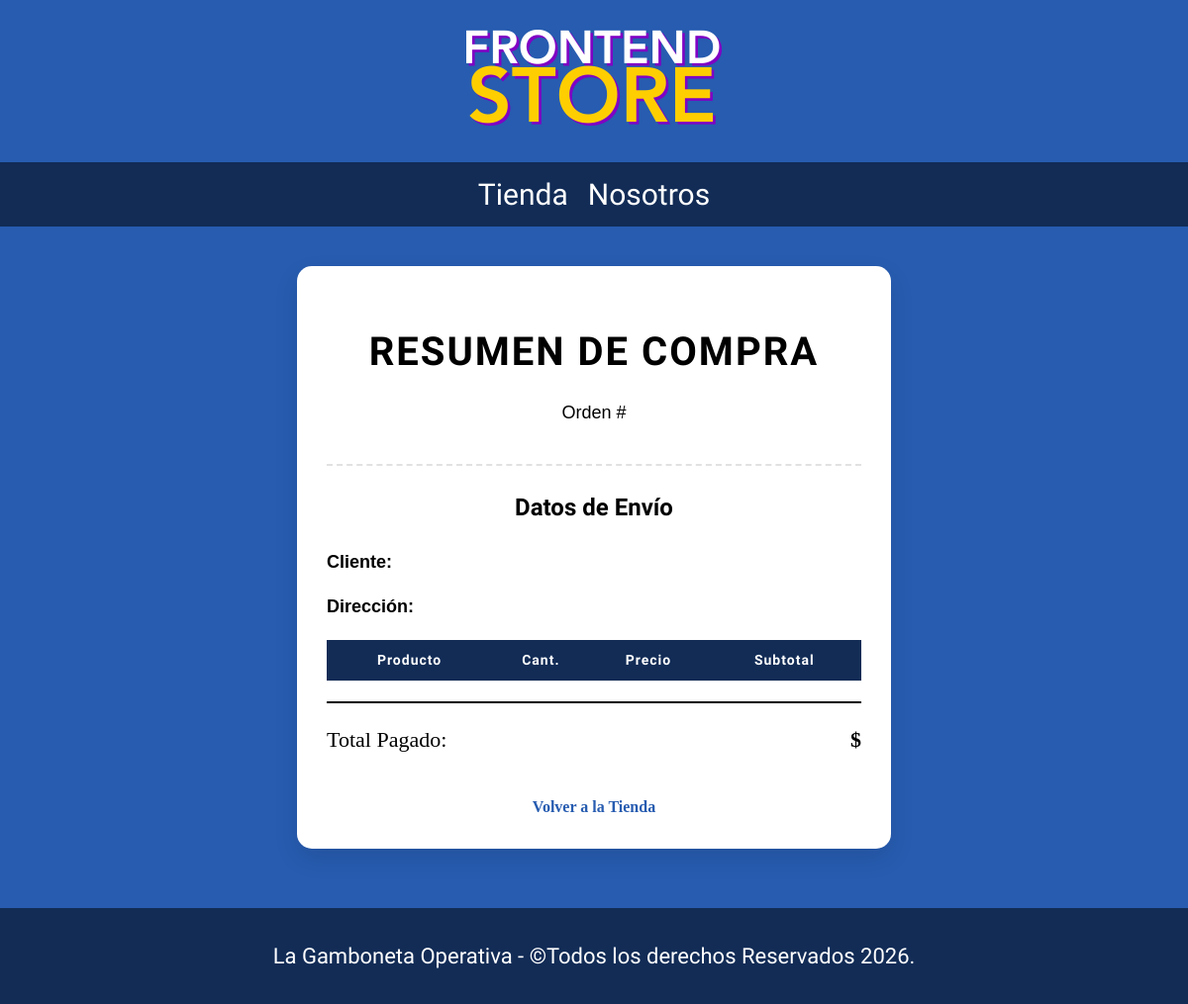
Page /mis-compras/15 on the earlier database version.
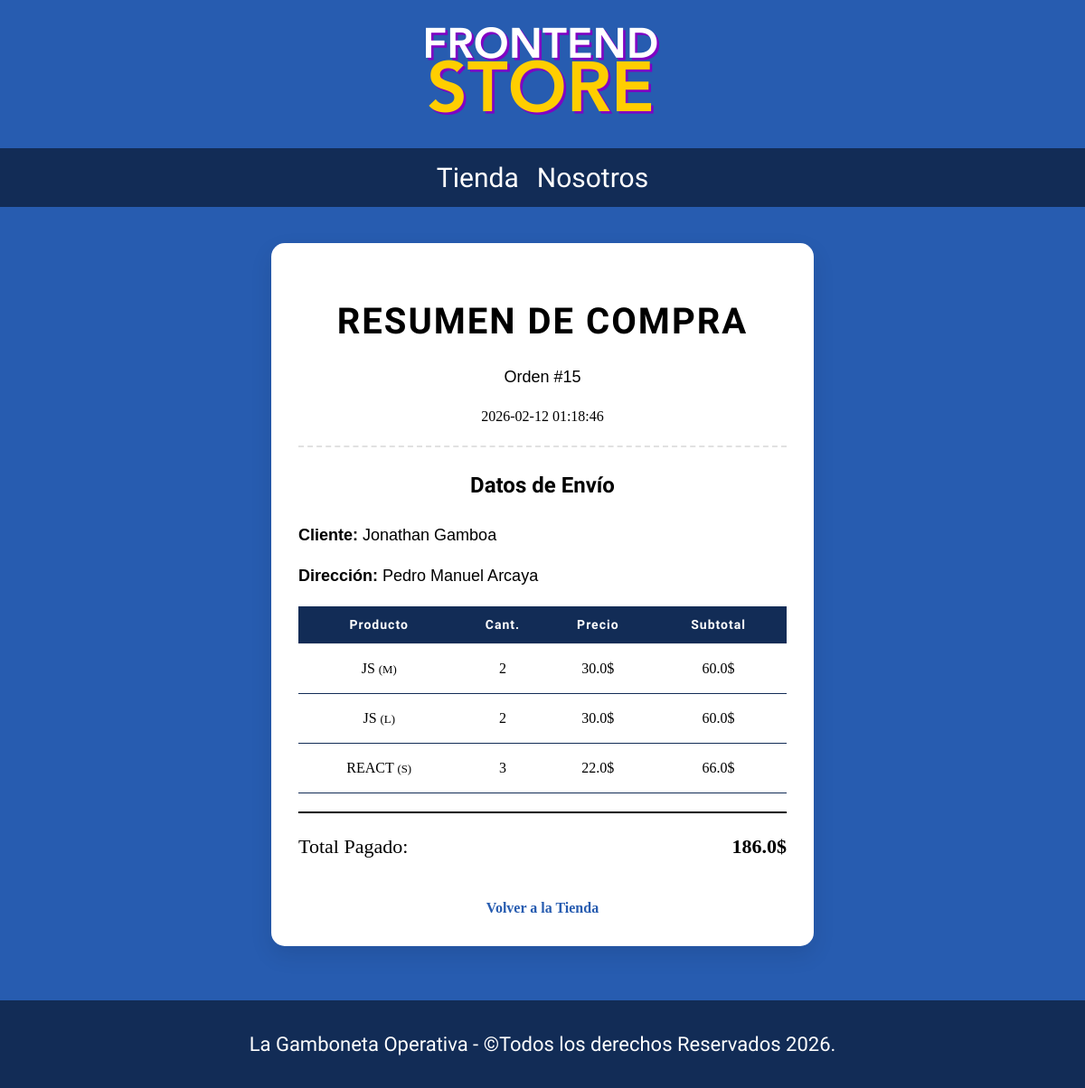
Same page on the later database version.
### tables this page shows
CREATE TABLE ventas (
	id_venta INTEGER PRIMARY KEY,
	id_cliente INTEGER,
	fecha DATE,
	total REAL,
	FOREIGN KEY (id_cliente) REFERENCES clientes (id_cliente)
);

CREATE TABLE clientes (
    id_cliente INTEGER PRIMARY KEY,
    nombre TEXT NOT NULL,
    telefono TEXT,
    direccion TEXT
);

CREATE TABLE detalles_venta (
	id_detalles_venta INTEGER PRIMARY KEY,
	id_venta INTEGER,
	id_producto INTEGER,
	id_talla INTEGER,
	cantidad INTEGER,
	FOREIGN KEY (id_venta) REFERENCES ventas (id_venta),
	FOREIGN KEY (id_producto, id_talla) REFERENCES variantes_camisas (id_producto, id_talla)
);

CREATE TABLE productos (
    id_producto INTEGER PRIMARY KEY,
    nombre      TEXT NOT NULL,
    imagen      TEXT,
    precio      REAL DEFAULT 0,
    descripcion TEXT,
    codigo      TEXT UNIQUE
);

CREATE TABLE tallas (
	id_talla INTEGER PRIMARY KEY,
	talla TEXT NOT NULL
);

### app.py (the view)
@app.route('/mis-compras/<int:id_venta>')
def detalles_venta(id_venta):
    datos_venta, lista_productos = Ventas.detalles_venta(id_venta)
    return render_template('user/detalles_venta.html', venta=datos_venta, productos=lista_productos)

### app.py (called while the page is built)
@app.before_request
def verificar_sesion():
    if request.path.startswith('/admin') and 'admin' not in session:
        flash('No intentes burlar al sistema', 'danger')
        return redirect(url_for('login'))

### database/db.py (called while the page is built)
def conectarDB():
    try:
      db = sqlite3.connect(DB_URL)
      db.row_factory = sqlite3.Row
      print("Conexión exitosa")
      return db
    except:
      print("Error")

### templates/user/detalles_venta.html
{% extends 'base.html' %}
{% block contenido %}
<div class="contenedor-detalles">
    <div class="ticket">
        <header class="ticket__header">
            <h1>Resumen de Compra</h1>
            <p>Orden #{{ venta[0] }}</p>
            <span class="fecha">{{ venta[1] }}</span>
        </header>
        <section class="ticket__cliente">
            <h3>Datos de Envío</h3>
            <p><strong>Cliente:</strong> {{ venta[3] }}</p>
            <p><strong>Dirección:</strong> {{ venta[4] }}</p>
        </section>
        <table class="tabla-detalles">
            <thead>
                <tr>
                    <th>Producto</th>
                    <th>Cant.</th>
                    <th>Precio</th>
                    <th>Subtotal</th>
                </tr>
            </thead>
            <tbody>
                {% for p in productos %}
                <tr>
                    <td>{{ p[0] }} <small>({{ p[1] }})</small></td>
                    <td>{{ p[2] }}</td>
                    <td>{{ p[3] }}$</td>
                    <td>{{ p[4] }}$</td>
                </tr>
                {% endfor %}
            </tbody>
        </table>
        <footer class="ticket__footer">
            <div class="total-pago">
                <span>Total Pagado:</span>
                <strong>{{ venta[2] }}$</strong>
            </div>
            <a href="{{ url_for('index') }}" class="btn-volver">Volver a la Tienda</a>
        </footer>
    </div>
</div>
{% endblock %}

### templates/base.html (shortened to what this page needs)
<!DOCTYPE html>
<html lang="en">
<head>
    <link rel="stylesheet" href="{{ url_for('static', filename='css/normalize.css') }}">
    <link rel="stylesheet" href="{{ url_for('static', filename='css/style.css') }}">
</head>
<body>
    <header class="header">
            {% if request.path.startswith('/admin') %}
            <a href="{{ url_for('admin') }}">
                <img class="header__logo" src="{{ url_for('static', filename='img/logo.png') }}" alt="Logotipo">
            </a>
            {% else %}
            <a href="{{ url_for('index') }}">
                <img class="header__logo" src="{{ url_for('static', filename='img/logo.png') }}" alt="Logotipo">
            </a>
            {% endif %}
    </header>
        {% if not request.path.startswith('/admin') and not request.endpoint == 'login' %}
        <nav class="navegacion">
            <a href="{{ url_for('index') }}" class="navegacion__enlace {{ 'navegacion__enlace--activo' if request.endpoint == 'index' }}">Tienda</a>
            <a href="{{ url_for('nosotros') }}" class="navegacion__enlace {{ 'navegacion__enlace--activo' if request.endpoint == 'nosotros' }}">Nosotros</a>
        </nav>
        {% endif %}
        <main class="contenedor">
        {% block contenido %}
        {% endblock %}
    </main>
    <footer class="footer">
        <p class="footer__texto">La Gamboneta Operativa - &copy;Todos los derechos Reservados 2026.</p>
    </footer>
</body>
</html>

### static/css/style.css (style rules this page uses)
:root { --primario: #275cb0; --primarioMedioOscuro: #1f498d; --primarioOscuro: #122c56; --secundario: #ffce00; --secundarioOscuro: rgb(224, 180, 2); --naranja: #ff8000; --naranjaOscuro: #bf6000; --rojo: #c61f1f; --rojoOscuro: #9b1515; --blanco: #fff; --negro: #000; --fuentePrincipal: "Staatliches", sans-serif; }
html { box-sizing: border-box; font-size: 62.5%; }
*, *:before, *:after { box-sizing: inherit; }
body { background-color: var(--primario); font-size: 1.6rem; line-height: 1.5; }
p { font-size: 1.8rem; font-family: Arial, Helvetica, sans-serif; color: var(--blanco); }
a { text-decoration: none; }
img { width: 100%; }
.contenedor { max-width: 120rem; margin: 0 auto; }
h1,h2,h3 { text-align: center; color: var(--secundario); font-family: var(--fuentePrincipal); }
h1 { font-size: 4rem; }
h3 { font-size: 2.4rem; }
.header { display: flex; justify-content: center; }
.header__logo { margin: 3rem 0; }
.footer { background-color: var(--primarioOscuro); padding: 1rem 0; margin-top: 2rem; }
.footer__texto { font-family: var(--fuentePrincipal); text-align: center; font-size: 2.2rem; }
.navegacion { background-color: var(--primarioOscuro); padding: 1rem 0; display: flex; justify-content: center; gap: 2rem; }
.navegacion__enlace { font-family: var(--fuentePrincipal); color: var(--blanco); font-size: 3rem; }
.contenedor-detalles { display: flex; justify-content: center; padding: 4rem 2rem; }
.ticket { background-color: white; padding: 3rem; width: 100%; max-width: 600px; border-radius: 1.5rem; box-shadow: 0 10px 25px rgba(0,0,0,0.1); }
.ticket__header p { color: var(--negro); }
.ticket__header { text-align: center; border-bottom: 2px dashed #e1e1e1; padding-bottom: 2rem; margin-bottom: 2rem; }
.ticket__header h1 { letter-spacing: 2px; text-transform: uppercase; margin-bottom: 0.5rem; color: var(--negro); }
.ticket__cliente { margin-bottom: 2rem; font-size: 1.6rem; }
.ticket__cliente h3 { color: var(--negro); }
.ticket__cliente p { color: var(--negro); }
.tabla-detalles { width: 100%; border-collapse: collapse; margin-bottom: 2rem; text-align: center; }
.tabla-detalles th { text-align: center; border-bottom: 1px solid #eee; padding: 1rem 0; font-size: 1.4rem; color: var(--blanco); }
.tabla-detalles td { padding: 1.5rem 0; font-size: 1.6rem; }
.total-pago { display: flex; justify-content: space-between; align-items: center; padding: 2rem 0; border-top: 2px solid var(--negro); font-size: 2.2rem; }
.btn-volver { display: block; text-align: center; margin-top: 2rem; color: var(--primario); text-decoration: none; font-weight: bold; font-size: 1.6rem; }
table thead { background-color: var(--primarioOscuro); }
table thead th { color: var(--blanco); padding: 2rem; letter-spacing: 1px; font-family: var(--fuentePrincipal); }
td { border-bottom: 1px solid var(--primarioOscuro); }

Differences in the rows shown:
added ventas: id_venta "15", fecha "2026-02-12 01:18:46", total "186.0"
added clientes: nombre "Jonathan Gamboa", direccion "Pedro Manuel Arcaya"
added detalles_venta: nombre "JS", talla "M", cantidad "2", precio "30.0", p "60.0"
added detalles_venta: nombre "JS", talla "L", cantidad "2", precio "30.0", p "60.0"
added detalles_venta: nombre "REACT", talla "S", cantidad "3", precio "22.0", p "66.0"
